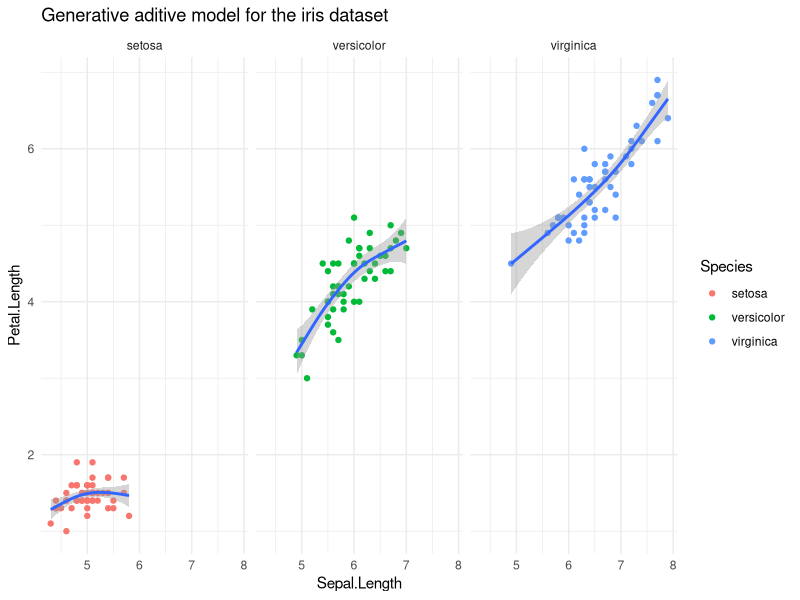
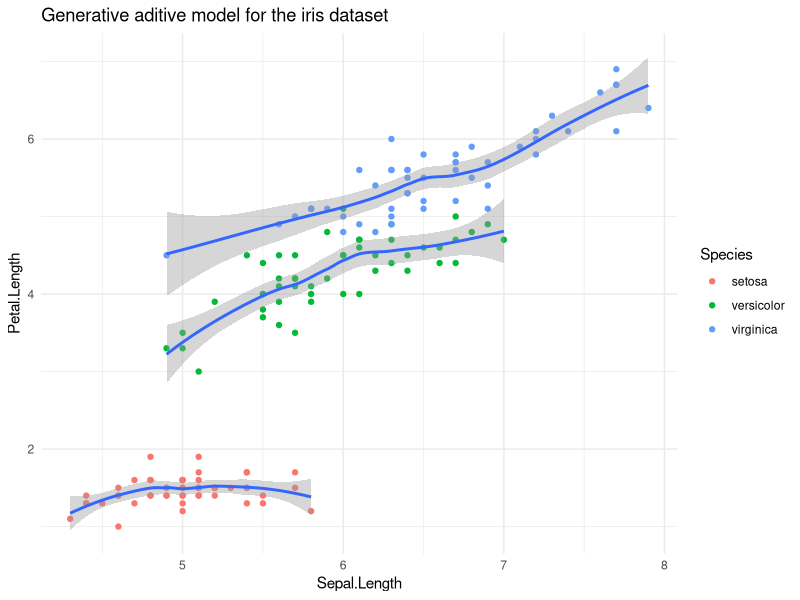

Recreate these plots in R, in order.
library(dplyr)
library(ggplot2)
# Generative aditive model for the iris dataset
iris %>% 
  ggplot(aes(x = Sepal.Length, y = Petal.Length)) +
    geom_point(aes(color = Species)) +
    geom_smooth(method = "gam", formula = y ~ s(x, bs = "cs")) +
    theme_minimal() +
    labs(title = "Generative aditive model for the iris dataset") +
  facet_wrap(~Species)


iris_1 = iris %>% filter(Species == "setosa")
iris_2 = iris %>% filter(Species == "virginica")
iris_3 = iris %>% filter(Species == "versicolor")
ggplot(iris, aes(x = Sepal.Length, y = Petal.Length)) +
  geom_point(aes(color = Species)) +
  geom_smooth(data = iris_1, aes(x = Sepal.Length, y = Petal.Length), dmethod = "gam") +
  geom_smooth(data = iris_2, aes(x = Sepal.Length, y = Petal.Length), dmethod = "gam") +
  geom_smooth(data = iris_3, aes(x = Sepal.Length, y = Petal.Length), dmethod = "gam") +
  theme_minimal() +
  labs(title = "Generative aditive model for the iris dataset")
